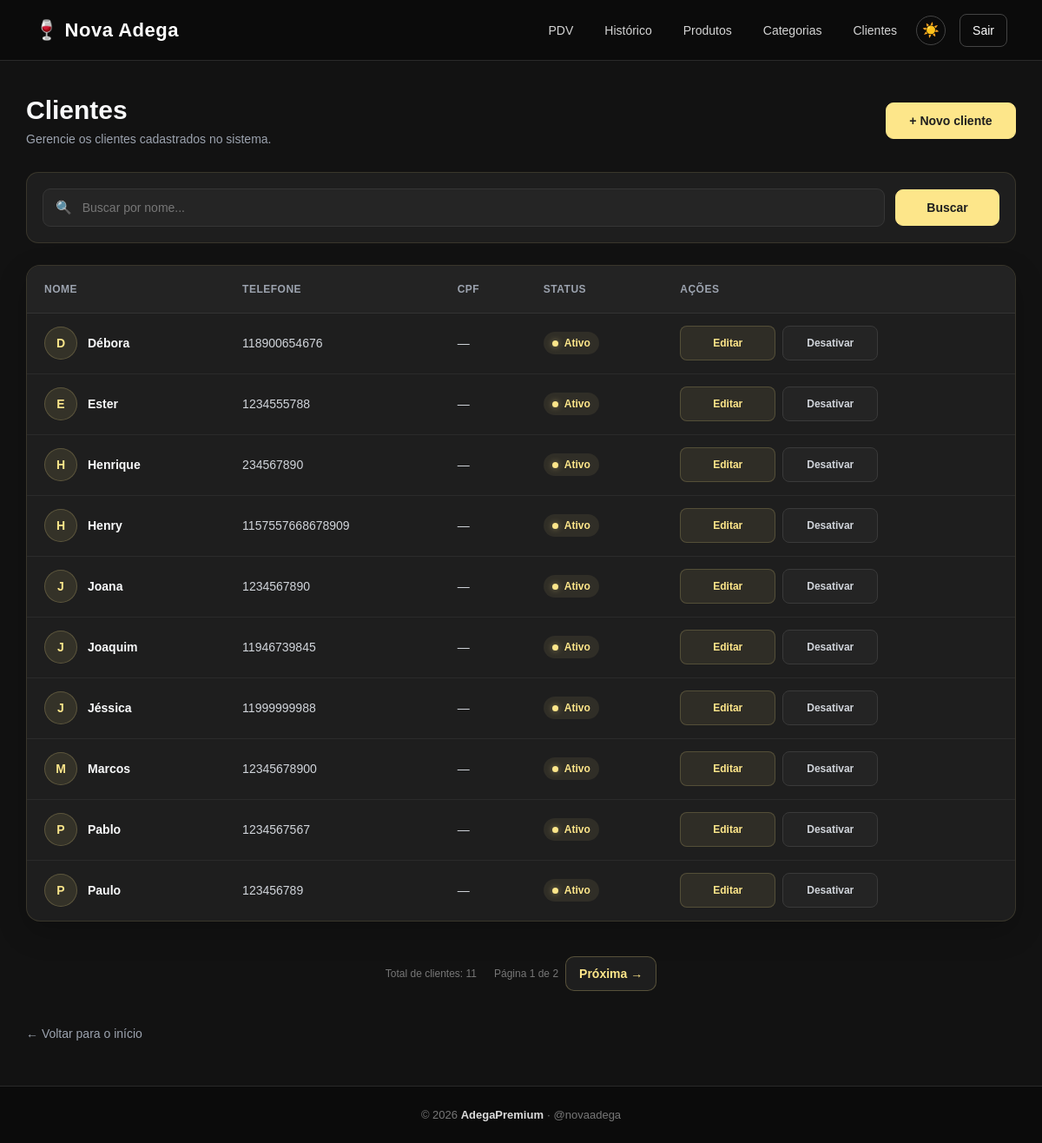
The page /clientes/ (signed in) on the database its author committed.
### app/models/cliente.py (models this page shows, shortened)
class Cliente(Base):
    __tablename__ = "clientes"
    id = Column(
        Integer,
        primary_key=True,
        index=True
    )
    nome = Column(
        String(150),
        nullable=False,
        index=True
    )
    telefone = Column(
        String(20),
        nullable=True
    )
    is_associado = Column(
        Boolean,
        default=False,
        nullable=False
    )
    ativo = Column(
        Boolean,
        default=True
    )
    criado_em = Column(
        DateTime,
        server_default=func.now()
    )
    vendas = relationship(
        "Venda",
        back_populates="cliente"
    )

### app/controllers/cliente_controller.py (the view)
@router.get("/")
def listar_clientes(
    request: Request,
    busca: str = "",
    pagina: int = 1,
    por_pagina: int = 10,
    db: Session = Depends(get_db),
    admin=Depends(get_admin)
):
    if pagina < 1:
        pagina = 1
    query = db.query(Cliente)
    if busca:
        query = query.filter(
            Cliente.nome.ilike(f"%{busca}%") |
            Cliente.telefone.ilike(f"%{busca}%")
        )
    total_clientes = query.count()
    total_paginas = max(
        1,
        (total_clientes + por_pagina - 1) // por_pagina
    )
    if pagina > total_paginas:
        pagina = total_paginas
    clientes = (
        query
        .order_by(Cliente.nome)
        .offset((pagina - 1) * por_pagina)
        .limit(por_pagina)
        .all()
    )
    return templates.TemplateResponse(
        request,
        "clientes/index.html",
        {
            "request": request,
            "usuario": admin,
            "clientes": clientes,
            "busca": busca,
            "pagina": pagina,
            "por_pagina": por_pagina,
            "total_clientes": total_clientes,
            "total_paginas": total_paginas,
        }
    )

### app/templates/clientes/index.html (shortened to what this page needs)
{% extends "base.html" %}
{% block styles %}
<link rel="stylesheet" href="/static/CSS/clientes-lista.css?v=3">
{% endblock %}
{% block content %}
<main class="conteudo">
    <div class="cabecalho-pagina">
        <div>
            <h1>Clientes</h1>
            <p>
                Gerencie os clientes cadastrados no sistema.
            </p>
        </div>
        <a href="/clientes/novo" class="btn-novo">
            + Novo cliente
        </a>
    </div>
    <section class="filtros">
        <form method="get" action="/clientes">
            <div class="campo-busca">
                <span>🔍</span>
                <input type="text" name="busca" placeholder="Buscar por nome..." value="{{ busca }}">
            </div>
            <button type="submit" class="btn-filtrar">
                Buscar
            </button>
        </form>
    </section>
    <section class="tabela-container">
        <table>
            <thead>
                <tr>
                    <th>Nome</th>
                    <th>Telefone</th>
                    <th>CPF</th>
                    <th>Status</th>
                    <th>Ações</th>
                </tr>
            </thead>
            <tbody>
                {% for c in clientes %}
                <tr>
                    <td>
                        <div class="cliente-nome">
                            <div class="avatar">
                                {{ c.nome[0]|upper }}
                            </div>
                            <strong>
                                {{ c.nome }}
                            </strong>
                        </div>
                    </td>
                    <td>
                        {{ c.telefone or "—" }}
                    </td>
                    <td>
                        {{ c.cpf or "—" }}
                    </td>
                    <td>
                        {% if c.ativo %}
                        <span class="status ativo">
                            <span></span>
                            Ativo
                        </span>
                        {% else %}
                        <span class="status inativo">
                            <span></span>
                            Inativo
                        </span>
                        {% endif %}
                    </td>
                    <td>
                        <div class="acoes">
                            <a href="/clientes/{{ c.id }}/editar" class="btn-editar">
                                Editar
                            </a>
                            <form action="/clientes/{{ c.id }}/toggle-ativo" method="post">
                                <button type="submit" class="btn-status">
                                    {{ "Desativar" if c.ativo else "Ativar" }}
                                </button>
                            </form>
                        </div>
                    </td>
                </tr>
                {% endfor %}
            </tbody>
        </table>
    </section>
    {% if total_clientes > 0 %}
    <div class="paginacao">
        <div class="info-paginacao">
            <p>
                Total de clientes: {{ total_clientes }}
            </p>
            <p>
                Página {{ pagina }} de {{ total_paginas }}
            </p>
        </div>
        <div class="botoes-paginacao">
            {% if pagina < total_paginas %} <a
                href="/clientes?pagina={{ pagina + 1 }}&por_pagina={{ por_pagina }}{% if busca %}&busca={{ busca }}{% endif %}"
                class="btn-pagina">
                Próxima →
                </a>
                {% endif %}
        </div>
    </div>
    {% endif %}
    <a href="/" class="voltar">
        ← Voltar para o início
    </a>
</main>
{% endblock %}

### app/static/CSS/home.css (style rules this page uses)
* { box-sizing: border-box; }
html { min-height: 100%; }
body { margin: 0; padding: 0; min-height: 100vh; font-family: Arial, Helvetica, sans-serif; background: #121212; color: #f9fafb; display: flex; flex-direction: column; }

### app/static/CSS/voltar.css (style rules this page uses)
.voltar, .voltar-pagina, .cliente-form-voltar, .voltar a, .voltar-pagina a { display: inline-flex !important; align-items: center !important; font-family: Arial, Helvetica, sans-serif !important; font-size: 14px !important; font-weight: 500 !important; line-height: 20px !important; color: #9CA3AF !important; text-decoration: none !important; padding: 0 !important; }
.voltar, .voltar-pagina { margin-top: 24px !important; }

### rows shown on the page
Cliente: nome "D", nome "Débora", telefone "118900654676", cpf "—", shows "Ativo", ativo "Desativar"
Cliente: nome "E", nome "Ester", telefone "1234555788", cpf "—", shows "Ativo", ativo "Desativar"
Cliente: nome "H", nome "Henrique", telefone "234567890", cpf "—", shows "Ativo", ativo "Desativar"
Cliente: nome "H", nome "Henry", telefone "1157557668678909", cpf "—", shows "Ativo", ativo "Desativar"
Cliente: nome "J", nome "Joana", telefone "1234567890", cpf "—", shows "Ativo", ativo "Desativar"
Cliente: nome "J", nome "Joaquim", telefone "11946739845", cpf "—", shows "Ativo", ativo "Desativar"
Cliente: nome "J", nome "Jéssica", telefone "11999999988", cpf "—", shows "Ativo", ativo "Desativar"
Cliente: nome "M", nome "Marcos", telefone "12345678900", cpf "—", shows "Ativo", ativo "Desativar"
Cliente: nome "P", nome "Pablo", telefone "1234567567", cpf "—", shows "Ativo", ativo "Desativar"
Cliente: nome "P", nome "Paulo", telefone "123456789", cpf "—", shows "Ativo", ativo "Desativar"

### other values the page prints
{{ total_clientes }} "11"
{{ pagina }} "1"
{{ total_paginas }} "2"
